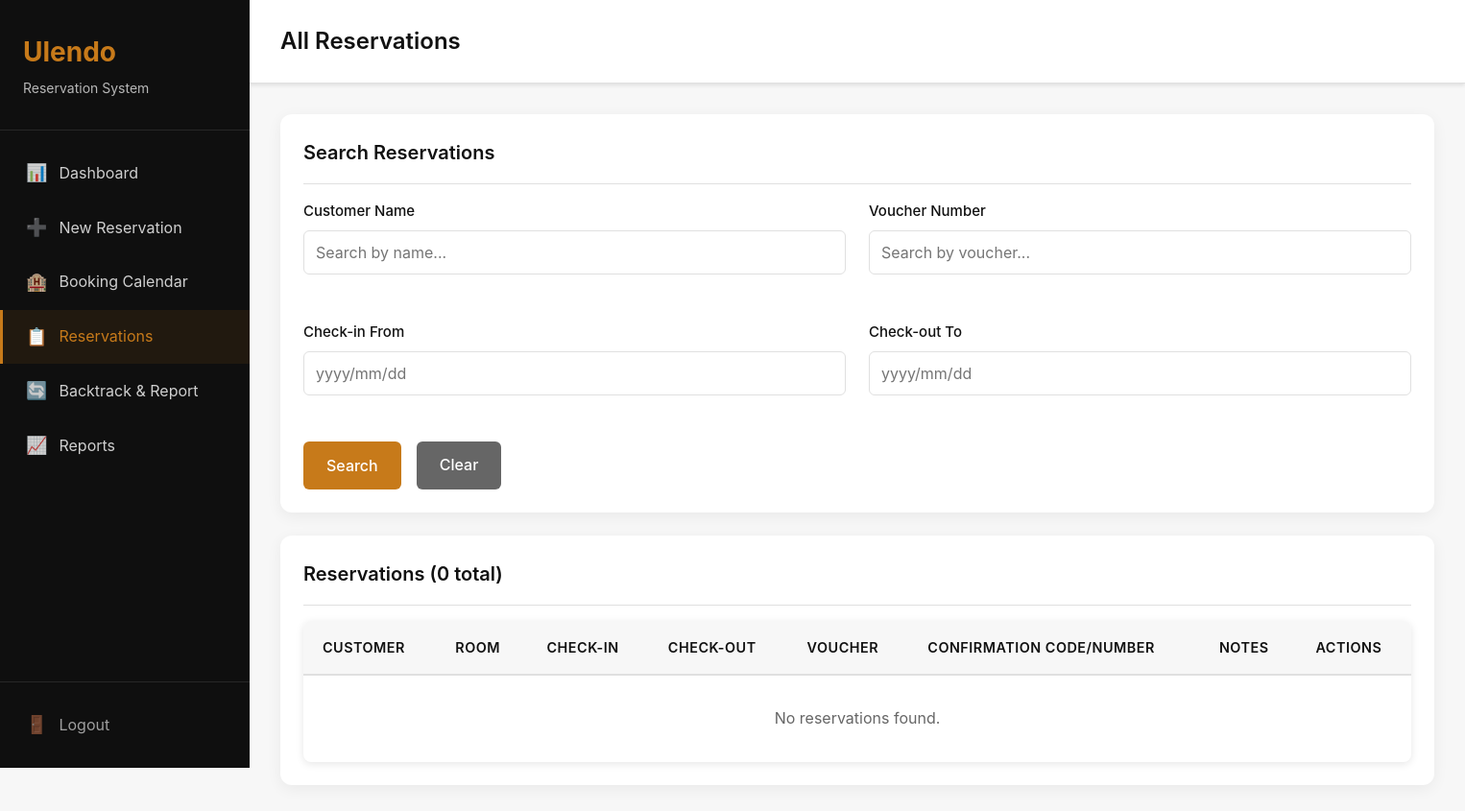
The page /list/ (signed in) on the database as committed earlier.
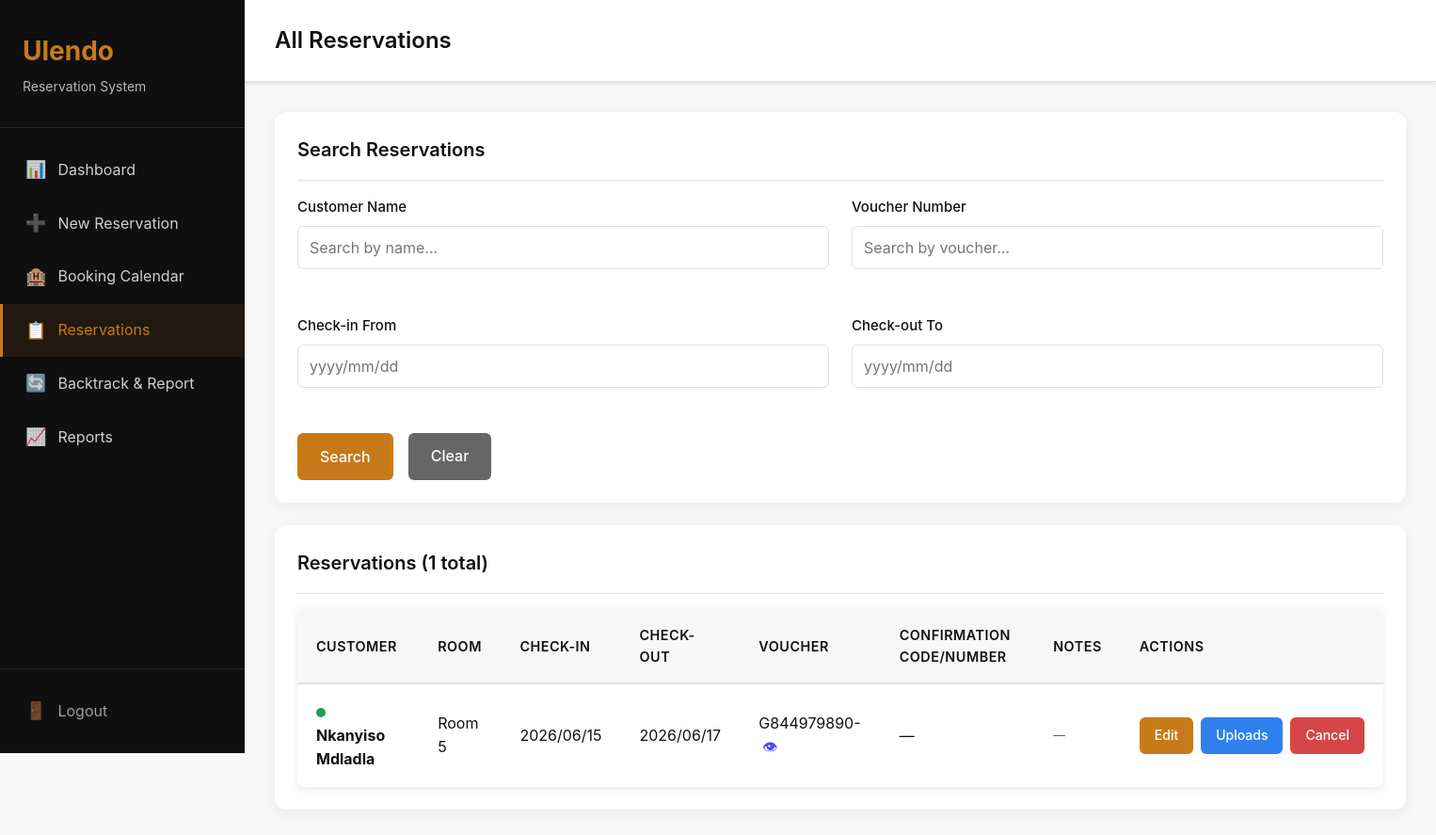
The same page on the database as committed later.
### reservations/models.py (models this page shows, shortened)
class Reservation(models.Model):
    STATUS_CHOICES = [
        ('confirmed', 'Confirmed'),
        ('cancelled', 'Cancelled'),
    ]
    customer_name = models.CharField(max_length=200)
    voucher_number = models.CharField(max_length=100, blank=True, null=True)
    confirmation_code = models.CharField(max_length=100, blank=True, null=True)
    room = models.ForeignKey(Room, on_delete=models.CASCADE, related_name='reservations')
    check_in_date = models.DateField()
    check_out_date = models.DateField()
    status = models.CharField(max_length=20, choices=STATUS_CHOICES, default='confirmed')
    notes = models.TextField(blank=True, null=True)
    created_at = models.DateTimeField(auto_now_add=True)
    updated_at = models.DateTimeField(auto_now=True)
    class Meta:
        ordering = ['-created_at']
        verbose_name = 'Room'
        verbose_name_plural = 'Reservations'
        indexes = [
            models.Index(fields=['check_in_date', 'check_out_date']),
            models.Index(fields=['status']),
        ]

### rooms/models.py (models this page shows, shortened)
class Room(models.Model):
    STATUS_AVAILABLE = 'available'
    STATUS_BOOKED = 'booked'
    STATUS_CHOICES = [
        (STATUS_AVAILABLE, 'Available'),
        (STATUS_BOOKED, 'Booked'),
    ]
    room_number = models.CharField(max_length=10, unique=True)
    room_type = models.CharField(max_length=50, blank=True, null=True)
    is_active = models.BooleanField(default=True)
    status = models.CharField(max_length=20, choices=STATUS_CHOICES, default=STATUS_AVAILABLE)
    created_at = models.DateTimeField(auto_now_add=True)
    updated_at = models.DateTimeField(auto_now=True)
    class Meta:
        ordering = ['room_number']
        verbose_name = 'Room'
        verbose_name_plural = 'Rooms'

### reservations/views.py (the view, shortened to what this page needs)
# urls.py: path('list/', views.reservation_list, name='reservation_list'),
@login_required
def reservation_list(request):
    reservations = Reservation.objects.select_related('room').prefetch_related('vouchers').order_by('-created_at')
    search_name = request.GET.get('name', '')
    search_voucher = request.GET.get('voucher', '')
    start_date = request.GET.get('start_date', '')
    end_date = request.GET.get('end_date', '')
    if search_name:
        reservations = reservations.filter(customer_name__icontains=search_name)
    if search_voucher:
        reservations = reservations.filter(voucher_number__icontains=search_voucher)
    paginator = Paginator(reservations, 20)
    page_number = request.GET.get('page')
    page_obj = paginator.get_page(page_number)
    context = {'page_obj': page_obj, 'search_name': search_name, 'search_voucher': search_voucher, 'start_date': start_date, 'end_date': end_date}
    return render(request, 'reservations/reservation_list.html', context)

### reservations/templates/reservations/reservation_list.html (shortened to what the changed rows need)
{% extends 'base.html' %}
{% block page_title %}All Reservations{% endblock %}
{% block content %}
<div class="card">
    <div class="card-header">
        <h3 class="card-title">Reservations ({{ page_obj.paginator.count }} total)</h3>
    </div>
    <div class="card-body">
        <div class="table-container">
            <table>
                <thead>
                    <tr>
                        <th>Customer</th>
                        <th>Room</th>
                        <th>Check-in</th>
                        <th>Check-out</th>
                        <th>Voucher</th>
                        <th>Confirmation Code/Number</th>
                        <th>Notes</th>
                        <th>Actions</th>
                    </tr>
                </thead>
                <tbody>
                    {% now "Ymd" as today %}
                    {% for reservation in page_obj %}
                    <tr>
                        <td>
                            {% if reservation.status == 'cancelled' %}
                            <span class="status-dot status-dot-cancelled"></span>
                            {% elif reservation.check_out_date|date:"Ymd" < today %}
                            <span class="status-dot status-dot-checkout"></span>
                            {% else %}
                            <span class="status-dot status-dot-booked"></span>
                            {% endif %}
                            <strong>{{ reservation.customer_name }}</strong>
                        </td>
                        <td>Room {{ reservation.room.room_number }}</td>
                        <td>{{ reservation.check_in_date|date:"Y/m/d" }}</td>
                        <td>{{ reservation.check_out_date|date:"Y/m/d" }}</td>
                        <td>
                            {{ reservation.voucher_number|default:"—" }}
                            {% with voucher=reservation.vouchers.first %}
                                {% if voucher and voucher.voucher_file %}
                                <a href="{{ voucher.voucher_file.url }}" target="_blank" title="View Voucher" class="voucher-eye-link">👁</a>
                                {% endif %}
                            {% endwith %}
                        </td>
                        <td>{{ reservation.confirmation_code|default:"—" }}</td>
                        <td style="max-width:200px;font-size:0.8rem;color:var(--text-secondary);white-space:normal;word-break:break-word;">{{ reservation.notes|default:"—"|truncatewords:15 }}</td>
                        <td>
                            <div class="d-flex gap-1">
                                <a href="{% url 'reservations:edit_reservation' reservation.pk %}" class="btn btn-sm btn-primary">Edit</a>
                                <a href="{% url 'reservations:reservation_uploads' reservation.pk %}" class="btn btn-sm btn-info">Uploads</a>
                                {% if reservation.status == 'cancelled' or reservation.check_out_date|date:"Ymd" < today %}
                                <a href="{% url 'reservations:delete_reservation' reservation.pk %}" class="btn btn-sm btn-danger">Delete</a>
                                {% else %}
                                <a href="{% url 'reservations:cancel_reservation' reservation.pk %}" class="btn btn-sm btn-danger">Cancel</a>
                                {% endif %}
                            </div>
                        </td>
                    </tr>
                    {% empty %}
                    <tr>
                        <td colspan="8" style="text-align: center; padding: 2rem; color: var(--text-secondary);">
                            No reservations found.
                        </td>
                    </tr>
                    {% endfor %}
                </tbody>
            </table>
        </div>
    </div>
</div>
{% endblock %}

Rows that differ between the two databases and show on the page:
added Reservation: status "confirmed" (drawn), customer_name "Nkanyiso Mdladla", room.room_number "5", check_in_date "2026/06/15", check_out_date "2026/06/17", voucher_number "G844979890-", confirmation_code "—", notes "—"
Other text that changed with them:
{{ page_obj.paginator.count }}: "0" → "1"
text no longer shown: "No reservations found."
